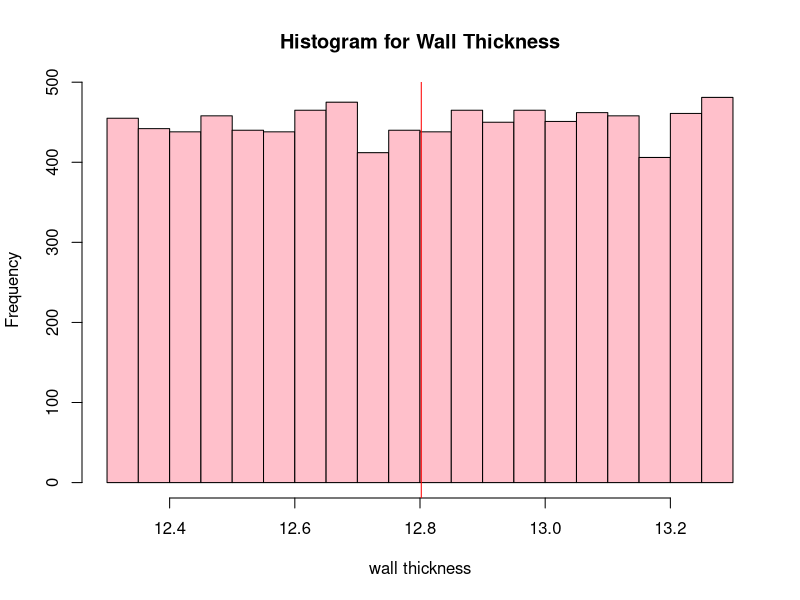
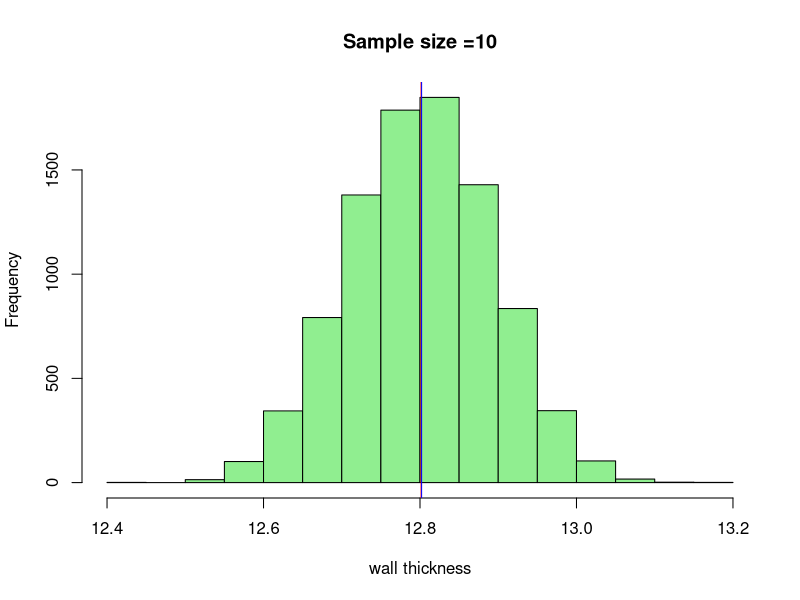
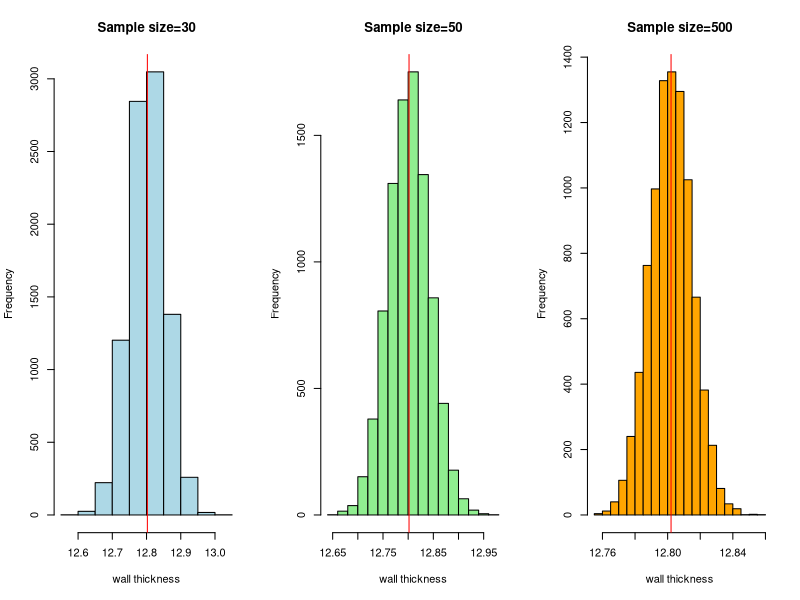

These charts were generated, in order, by the following R code:
#Importing the csv data 
data<-read.csv('Clt-data.csv')

head(data,10)

my_mean = mean(data$Wall.Thickness)
my_mean 

hist(data$Wall.Thickness,col = "pink",main = "Histogram for Wall Thickness",xlab = "wall thickness")
abline(v=my_mean,col="red",lty=1)

s10<-c()
n=9000
# taking sample size of 10
for (i in 1:n) {
  s10[i] = mean(sample(data$Wall.Thickness,10, replace = TRUE))
}
hist(s10, col ="lightgreen", main="Sample size =10",xlab = "wall thickness")
abline(v = mean(s10), col = "Red")
abline(v = my_mean, col = "blue")


#We will take sample size=30, 50 & 500 samples=9000
#Calculate the arithmetice mean and plot the mean of sample 9000 times

s30 <- c()
s50 <- c()
s500 <- c()
n =9000
for ( i in 1:n){
  s30[i] = mean(sample(data$Wall.Thickness,30, replace = TRUE))
  s50[i] = mean(sample(data$Wall.Thickness,50, replace = TRUE))
  s500[i] = mean(sample(data$Wall.Thickness,500, replace = TRUE))
}
par(mfrow=c(1,3))
hist(s30, col ="lightblue",main="Sample size=30",xlab ="wall thickness")
abline(v = mean(s30), col = "red")

hist(s50, col ="lightgreen", main="Sample size=50",xlab ="wall thickness")
abline(v = mean(s50), col = "red")

hist(s500, col ="orange",main="Sample size=500",xlab ="wall thickness")
abline(v = mean(s500), col = "red")

